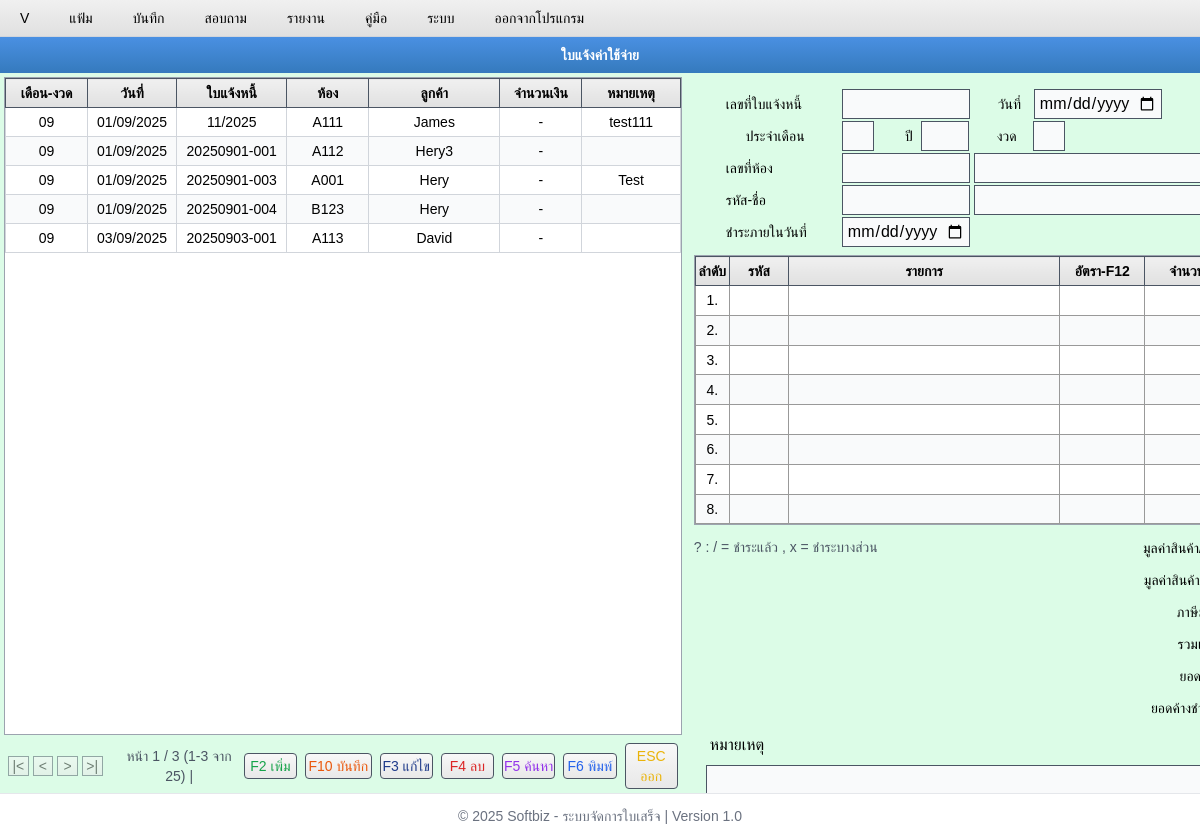
/m34/, run on an earlier commit of the app's database.
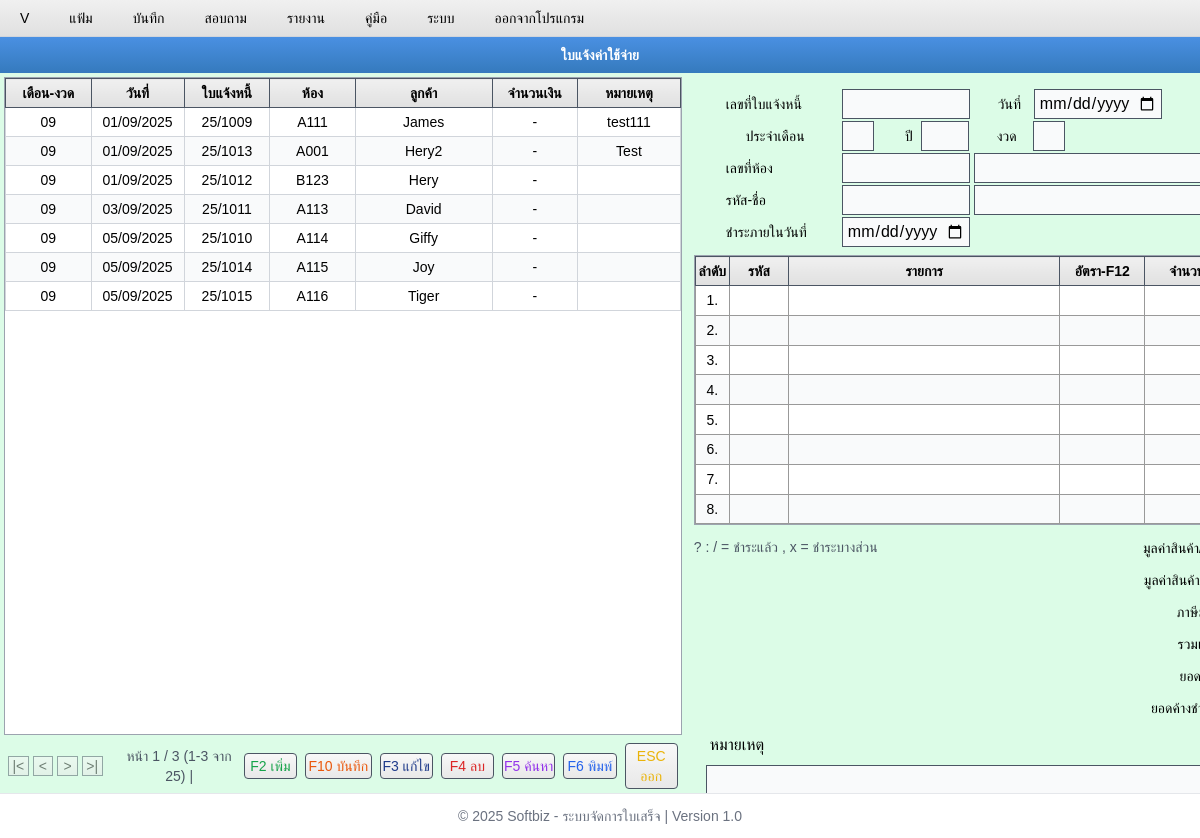
And on a later commit of the database.
### m34/models.py (models this page shows, shortened)
class CmtArtr(models.Model):
    bill_no = models.CharField(max_length=50, unique=True, verbose_name="เลขที่ใบแจ้งหนี้")
    date = models.DateField(verbose_name="วันที่")
    month = models.CharField(max_length=10, verbose_name="ประจำเดือน")
    year = models.CharField(max_length=10, verbose_name="ปี")
    prd = models.CharField(max_length=20, blank=True, null=True, verbose_name="งวด")
    room_no_1 = models.CharField(
        max_length=20, blank=True, null=True, verbose_name="เลขที่ห้อง 1"
    )
    room_no_2 = models.CharField(
        max_length=100, blank=True, null=True, verbose_name="เลขที่ห้อง 2"
    )
    member_1 = models.CharField(max_length=100, verbose_name="รหัส-ชื่อ 1")
    member_2 = models.CharField(
        max_length=100, blank=True, null=True, verbose_name="รหัส-ชื่อ 2"
    )
    duedate = models.DateField(verbose_name="ชำระภายในวันที่")
    remark_1 = models.TextField(blank=True, null=True, verbose_name="หมายเหตุ 1")
    remark_2 = models.CharField(blank=True, null=True, verbose_name="หมายเหตุ 2")
    total_before_vat = models.DecimalField(
        max_digits=12, decimal_places=2, default=0, verbose_name="มูลค่าก่อนภาษี"
    )
    vat_amount = models.DecimalField(
        max_digits=12, decimal_places=2, default=0, verbose_name="ภาษีมูลค่าเพิ่ม"
    )
    total_amount = models.DecimalField(
        max_digits=12, decimal_places=2, default=0, verbose_name="รวมเงินทั้งสิ้น"
    )
    paid_amount = models.DecimalField(
        max_digits=12, decimal_places=2, default=0, verbose_name="ยอดชำระแล้ว"
    )
    outstanding_amount = models.DecimalField(
        max_digits=12, decimal_places=2, default=0, verbose_name="ยอดค้างชำระ"
    )
    timestamp = models.DateTimeField(default=timezone.now, verbose_name="เวลาบันทึก")
    updated_at = models.DateTimeField(auto_now=True, verbose_name="เวลาอัพเดท")
    class Meta:
        db_table = "CMT_ARTR"
        verbose_name = "ข้อมูลใบเสร็จ"
        verbose_name_plural = "ข้อมูลใบเสร็จทั้งหมด"
        ordering = ["-timestamp"]

### m34/views.py (the view, shortened to what this page needs)
# urls.py: path("m34/", include("m34.urls")),
def m34(request):
    if request.method == "GET" and request.GET.get("action") == "get_new_bill_no":
        new_bill_no = generate_bill_no()
        return JsonResponse({"status": "success", "bill_no": new_bill_no})
    cmt_artr = CmtArtr.objects.all().order_by("id")
    cmt_artr_item = CmtArtrItem.objects.all()
    paginator = Paginator(cmt_artr, 10)
    page_number = request.GET.get("page")
    page_obj = paginator.get_page(page_number)
    if request.method == "POST":
        form = CmtArtrForm(request.POST)
        if form.is_valid():
            form.save()
            messages.success(request, "เพิ่มสินค้าเรียบร้อยแล้ว!")
        else:
            messages.error(request, "กรุณาตรวจสอบข้อมูลให้ถูกต้อง")
    else:
        form = CmtArtrForm()
    item_dict = {
        item.item_code: {
            "description": item.description,
            "rate": float(item.rate) if item.rate else 0,
            "quantity": float(item.quantity) if item.quantity else 0,
            "amount": float(item.amount) if item.amount else 0,
        }
        for item in cmt_artr_item
        if item.item_code
    }
    context = {
        "row_numbers": range(1, 9),
        "form": form,
        "cmt_artr": page_obj,
        "page_obj": page_obj,
        "cmt_artr_item": cmt_artr_item,
        "item_data_json": json.dumps(item_dict),
        "f_12": "F2 เพิ่ม",
    }
    return render(request, "m34/index.html", context)

### m34/templates/m34/index.html (shortened to what the changed rows need)
{% extends 'base.html' %}
{% load static %}
{% block content %}
    <div class="flex bg-green-100 font-thai overflow-hidden" style="height: calc(100vh - 80px);">
        <div class="flex-1 bg-green-100 flex flex-col text-center">
            <div class="flex-1 bg-white overflow-auto border border-gray-400 m-1">
                <table class="w-full border-collapse">
                    <thead>
                        <tr>
                            <th class="gradient-light-gray border border-gray-600 px-2 py-1 font-bold sticky top-0 z-10 w-20">เดือน-งวด</th>
                            <th class="gradient-light-gray border border-gray-600 px-2 py-1 font-bold sticky top-0 z-10 w-20">วันที่</th>
                            <th class="gradient-light-gray border border-gray-600 px-2 py-1 font-bold sticky top-0 z-10 w-20">ใบแจ้งหนี้</th>
                            <th class="gradient-light-gray border border-gray-600 px-2 py-1 font-bold sticky top-0 z-10 w-20">ห้อง</th>
                            <th class="gradient-light-gray border border-gray-600 px-2 py-1 font-bold sticky top-0 z-10 w-32">ลูกค้า</th>
                            <th class="gradient-light-gray border border-gray-600 px-2 py-1 font-bold sticky top-0 z-10 w-20">จำนวนเงิน</th>
                            <th class="gradient-light-gray border border-gray-600 px-2 py-1 font-bold sticky top-0 z-10 w-24">หมายเหตุ</th>
                        </tr>
                    </thead>
                    <tbody id="dataTable">
                        {% for record in cmt_artr %}
                        <tr onclick="selectRecord(this, '{{ record.id }}')" data-id="{{ record.id }}"
                            class="cursor-pointer hover:bg-blue-100 even:bg-gray-50 border-b border-gray-200">
                            <td class="border border-gray-300 px-2 py-1 whitespace-nowrap">{{ record.month|default:"-" }}</td>
                            <td class="border border-gray-300 px-2 py-1 whitespace-nowrap">{{ record.date|date:"d/m/Y" }}</td>
                            <td class="border border-gray-300 px-2 py-1 whitespace-nowrap">{{ record.bill_no }}</td>
                            <td class="border border-gray-300 px-2 py-1 whitespace-nowrap">{{ record.room_no_1 }}</td>
                            <td class="border border-gray-300 px-2 py-1 whitespace-nowrap">{{ record.member_2 }}</td>
                            <td class="border border-gray-300 px-2 py-1 text-center whitespace-nowrap">{{ record.amount|default:"-" }}</td>
                            <td class="border border-gray-300 px-2 py-1 whitespace-nowrap">{{ record.remark_1 }}</td>
                        </tr>
                        {% endfor %}
                    </tbody>
                </table>
            </div>
        </div>
        <div class="flex-1 bg-green-100 flex flex-col">
            <form method="POST" action="" id="formSection" class="bg-green-100 mb-0">
                <div class="bg-green-100 flex-1 flex flex-col">
                    <div class="bg-white flex-1 overflow-auto border border-gray-400 mx-2">
                        <table class="w-full border-collapse table-fixed">
                            <thead>
                                <tr>
                                    <th class="gradient-light-gray border border-gray-600 py-1 font-bold sticky top-0 z-10 w-4">ลำดับ</th>
                                    <th class="gradient-light-gray border border-gray-600 px-2 py-1 font-bold sticky top-0 z-10 w-7">รหัส</th>
                                    <th class="gradient-light-gray border border-gray-600 px-2 py-1 font-bold sticky top-0 z-10 w-32">รายการ</th>
                                    <th class="gradient-light-gray border border-gray-600 px-2 py-1 font-bold sticky top-0 z-10 w-10">อัตรา-F12</th>
                                    <th class="gradient-light-gray border border-gray-600 px-2 py-1 font-bold sticky top-0 z-10 w-10">จำนวน</th>
                                </tr>
                            </thead>
                            <tbody id="dataTable1">
                                {% for i in row_numbers %}
                                <tr class="cursor-pointer even:bg-gray-50 border-b border-gray-200">
                                    <td class="border border-gray-300 py-1 text-center row-number"></td>
                                    <td class="px-2 py-1 whitespace-nowrap">
                                        <input type="text" name="item_code[]" id="item_code_table" value=""
                                               class="item_code w-full px-1 py-0.5 border border-gray-300 bg-gray-50 focus:outline-none focus:ring-1 focus:ring-blue-500 item-code"
                                               onkeypress="handleItemCode(event, this)">
                                    </td>
                                    <td class="px-2 py-1 whitespace-nowrap">
                                        <input type="text" name="description[]" id="description_table" value=""
                                               class="description w-full px-1 py-0.5 border border-gray-300 bg-gray-50 focus:outline-none focus:ring-1 focus:ring-blue-500 description">
                                    </td>
                                    <td class="px-2 py-1 whitespace-nowrap">
                                        <input type="number" name="rate[]" id="rate_table" value=""
                                               class="rate w-full px-1 py-0.5 border border-gray-300 bg-gray-50 focus:outline-none focus:ring-1 focus:ring-blue-500 rate"
                                               onchange="calculateAmount(this)">
                                    </td>
                                    <td class="px-2 py-1 whitespace-nowrap">
                                        <input type="number" name="quantity[]" id="quantity_table" value=""
                                               class="quantity w-full px-1 py-0.5 border border-gray-300 bg-gray-50 focus:outline-none focus:ring-1 focus:ring-blue-500 quantity"
                                               onchange="calculateAmount(this)">
                                    </td>
                                </tr>
                                {% endfor %}
                            </tbody>
                        </table>
                    </div>
                </div>
            </form>
        </div>
    </div>
{% endblock %}

What changed in the data, as far as the page shows it:
removed CmtArtr: month "09", date "01/09/2025", bill_no "20250901-001", room_no_1 "A112", member_2 "Hery3", amount "-"
changed CmtArtr "James": bill_no "11/2025" → "25/1009"
changed CmtArtr "Test": bill_no "20250901-003" → "25/1013"; member_2 "Hery" → "Hery2"
changed CmtArtr "Hery": bill_no "20250901-004" → "25/1012"
changed CmtArtr "David": bill_no "20250903-001" → "25/1011"
added CmtArtr: month "09", date "05/09/2025", bill_no "25/1010", room_no_1 "A114", member_2 "Giffy", amount "-"
added CmtArtr: month "09", date "05/09/2025", bill_no "25/1014", room_no_1 "A115", member_2 "Joy", amount "-"
added CmtArtr: month "09", date "05/09/2025", bill_no "25/1015", room_no_1 "A116", member_2 "Tiger", amount "-"
